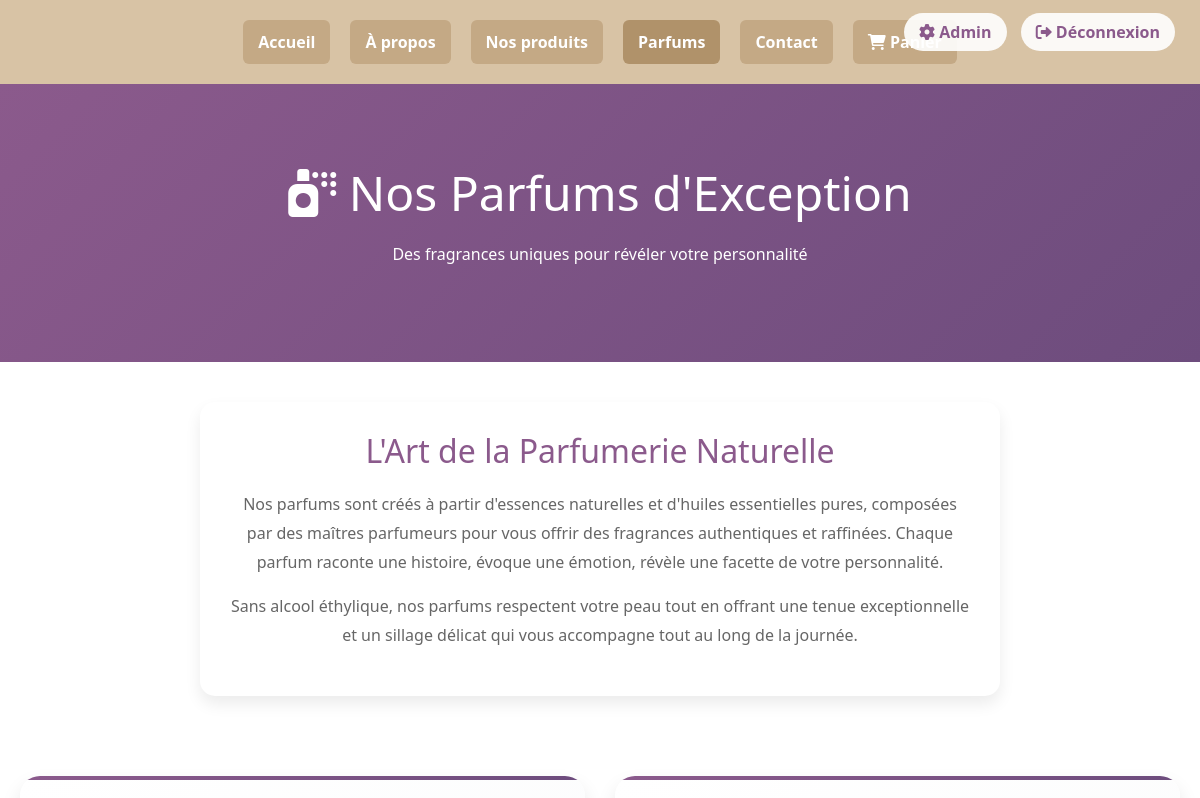
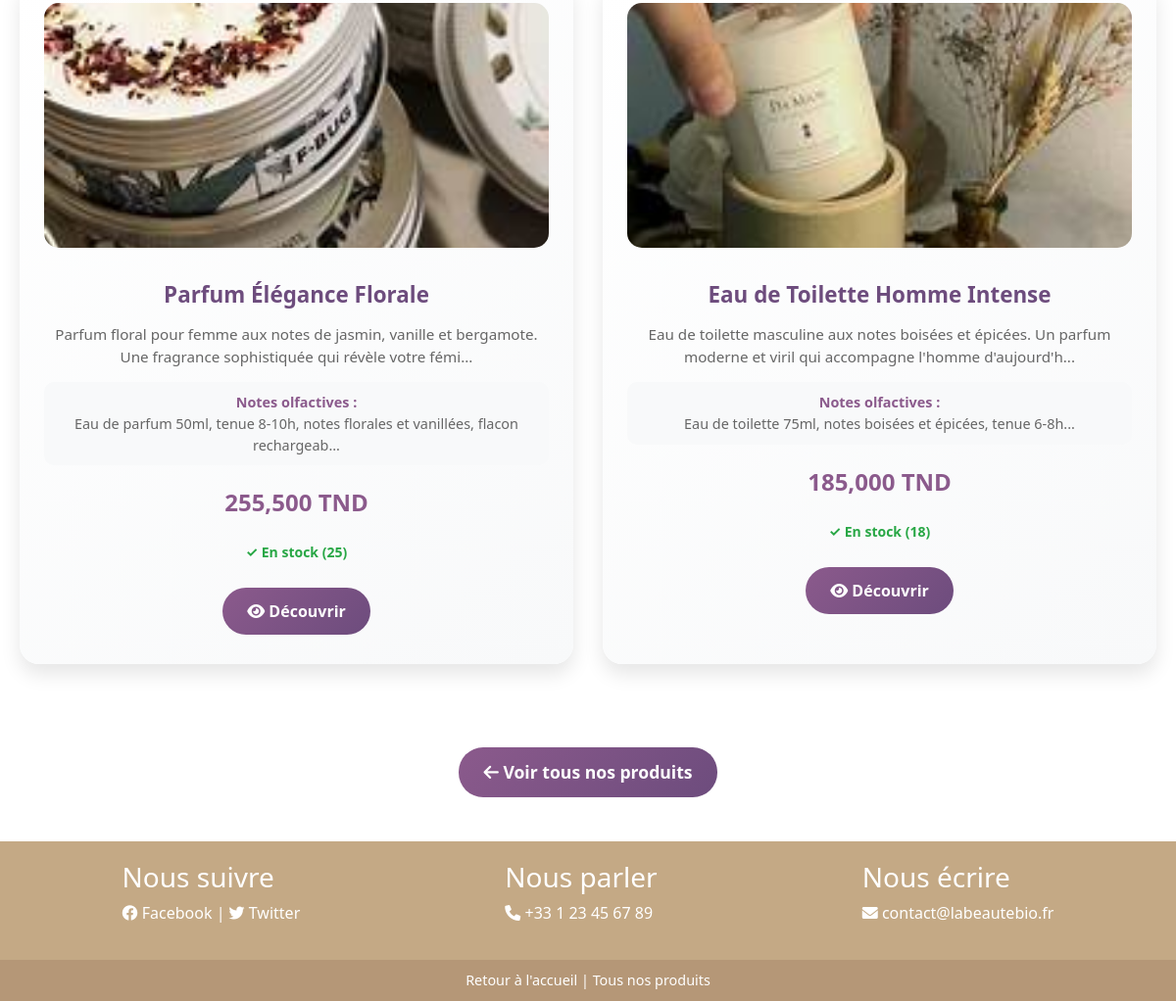
The page /parfums.php (signed in) on the database its author committed (2 pictures, top to bottom).
### tables this page shows
CREATE TABLE products (
    id INT AUTO_INCREMENT PRIMARY KEY,
    name VARCHAR(200) NOT NULL,
    slug VARCHAR(200) UNIQUE NOT NULL,
    description TEXT,
    short_description VARCHAR(500),
    price DECIMAL(10,2) NOT NULL,
    sale_price DECIMAL(10,2) NULL,
    category_id INT,
    image VARCHAR(255),
    gallery TEXT,  
    stock_quantity INT DEFAULT 0,
    min_stock_level INT DEFAULT 5,
    characteristics TEXT,
    ingredients TEXT,
    usage_instructions TEXT,
    weight DECIMAL(8,2),  
    dimensions VARCHAR(50),  
    sku VARCHAR(50) UNIQUE,
    barcode VARCHAR(50),
    is_active BOOLEAN DEFAULT TRUE,
    is_featured BOOLEAN DEFAULT FALSE,
    meta_title VARCHAR(200),
    meta_description VARCHAR(500),
    created_at TIMESTAMP DEFAULT CURRENT_TIMESTAMP,
    updated_at TIMESTAMP DEFAULT CURRENT_TIMESTAMP ON UPDATE CURRENT_TIMESTAMP,

    FOREIGN KEY (category_id) REFERENCES categories(id) ON DELETE SET NULL,
    INDEX idx_slug (slug),
    INDEX idx_category (category_id),
    INDEX idx_price (price),
    INDEX idx_stock (stock_quantity),
    INDEX idx_active (is_active),
    INDEX idx_featured (is_featured),
    INDEX idx_sku (sku),
    INDEX idx_created_at (created_at)
);

### config/session.php (called while the page is built, shortened)
<?php
function isLoggedIn() {
    return isset($_SESSION['user_id']) && !empty($_SESSION['user_id']);
}
function isAdmin() {
    return isLoggedIn() && isset($_SESSION['role']) && $_SESSION['role'] === 'admin';
}
?>

### includes/functions.php (called while the page is built, shortened)
<?php
function formatPrice($price) {
    return number_format($price, 3, ',', ' ') . ' TND';
}
?>

### parfums.php (the view, shortened to what this page needs)
<?php
require_once 'config/database.php';
require_once 'config/session.php';
require_once 'includes/functions.php';
$stmt = $pdo->prepare("SELECT id FROM categories WHERE name = 'Parfums' LIMIT 1");
$stmt->execute();
$parfums_category = $stmt->fetch();
$category_id = $parfums_category ? $parfums_category['id'] : 2;
$stmt = $pdo->prepare("SELECT p.*, c.name as category_name FROM products p
                      LEFT JOIN categories c ON p.category_id = c.id
                      WHERE p.category_id = ? AND p.is_active = 1
                      ORDER BY p.is_featured DESC, p.name");
$stmt->execute([$category_id]);
$parfums = $stmt->fetchAll();
?>
<!DOCTYPE html>
<html lang="fr">
<head>
    <link rel="stylesheet" href="assets/css/frontend.css">
    <link href="https://cdn.jsdelivr.net/npm/bootstrap@5.1.3/dist/css/bootstrap.min.css" rel="stylesheet">
    <link rel="stylesheet" href="https://cdnjs.cloudflare.com/ajax/libs/font-awesome/6.0.0/css/all.min.css">
</head>
<body>
<div class="user-menu">
    <?php if (isLoggedIn()): ?>
        <?php if (isAdmin()): ?>
            <a href="admin/index.php"><i class="fas fa-cog"></i> Admin</a>
        <?php else: ?>
            <a href="client/profile.php"><i class="fas fa-user"></i> Mon Profil</a>
        <?php endif; ?>
        <a href="logout.php"><i class="fas fa-sign-out-alt"></i> Déconnexion</a>
    <?php else: ?>
        <a href="client/login.php"><i class="fas fa-sign-in-alt"></i> Connexion</a>
        <a href="client/register.php"><i class="fas fa-user-plus"></i> Inscription</a>
    <?php endif; ?>
</div>
<header>
    <nav>
        <a href="index.php">Accueil</a>
        <a href="a-propos.php">À propos</a>
        <a href="products.php">Nos produits</a>
        <a href="parfums.php" class="active">Parfums</a>
        <a href="contact.php">Contact</a>
        <a href="panier.php"><i class="fas fa-shopping-cart"></i> Panier</a>
    </nav>
</header>
<div class="category-header">
    <h1><i class="fas fa-spray-can"></i> Nos Parfums d'Exception</h1>
    <p>Des fragrances uniques pour révéler votre personnalité</p>
</div>
<div style="max-width: 800px; margin: 40px auto; padding: 30px; background: white; border-radius: 15px; box-shadow: 0 8px 16px rgba(0,0,0,0.08); text-align: center;">
    <h2 style="color: #8b5a8c; margin-bottom: 20px;">L'Art de la Parfumerie Naturelle</h2>
    <p style="color: #666; line-height: 1.8;">
        Nos parfums sont créés à partir d'essences naturelles et d'huiles essentielles pures,
        composées par des maîtres parfumeurs pour vous offrir des fragrances authentiques et raffinées.
        Chaque parfum raconte une histoire, évoque une émotion, révèle une facette de votre personnalité.
    </p>
    <p style="color: #666; line-height: 1.8;">
        Sans alcool éthylique, nos parfums respectent votre peau tout en offrant une tenue exceptionnelle
        et un sillage délicat qui vous accompagne tout au long de la journée.
    </p>
</div>
<?php if (empty($parfums)): ?>
    <div style="text-align: center; padding: 60px 20px;">
        <i class="fas fa-spray-can" style="font-size: 4rem; color: #ccc; margin-bottom: 20px;"></i>
        <h3 style="color: #8b5a8c;">Aucun parfum disponible</h3>
        <p style="color: #666;">Nos parfums seront bientôt disponibles. Revenez nous voir !</p>
        <a href="products.php" class="btn-parfum" style="font-size: 1.2em; padding: 15px 30px;">
            <i class="fas fa-shopping-bag"></i> Voir tous nos produits
        </a>
    </div>
<?php else: ?>
    <section class="parfums-container">
        <?php foreach ($parfums as $parfum): ?>
        <div class="parfum">
            <?php
            $image_path = '';
            if ($parfum['image'] && file_exists('assets/images/' . $parfum['image'])) {
                $image_path = 'assets/images/' . htmlspecialchars($parfum['image']);
            } else {
                $parfum_images = ['OIP (1).jpg', 'OIP (2).jpg', 'OIP (3).jpg', 'OIP (4).jpg', 'OIP (5).jpg', 'OIP (6).jpg'];
                $image_path = 'assets/images/' . $parfum_images[($parfum['id'] - 1) % count($parfum_images)];
            }
            ?>
            <img src="<?php echo $image_path; ?>"
                 alt="<?php echo htmlspecialchars($parfum['name']); ?>"
                 onerror="this.src='assets/images/OIP (1).jpg'" />
            <h3><?php echo htmlspecialchars($parfum['name']); ?></h3>
            <p style="color: #666; font-size: 0.95em; margin: 15px 0;">
                <?php echo htmlspecialchars(substr($parfum['description'], 0, 120)) . '...'; ?>
            </p>
            <?php if ($parfum['characteristics']): ?>
                <div class="parfum-notes">
                    <strong style="color: #8b5a8c;">Notes olfactives :</strong><br>
                    <?php echo htmlspecialchars(substr($parfum['characteristics'], 0, 80)) . '...'; ?>
                </div>
            <?php endif; ?>
            <div class="price"><?php echo formatPrice($parfum['price']); ?></div>
            <?php if ($parfum['stock_quantity'] > 0): ?>
                <small style="color: #28a745; font-weight: bold;">✓ En stock (<?php echo $parfum['stock_quantity']; ?>)</small>
            <?php else: ?>
                <small style="color: #dc3545; font-weight: bold;">✗ Rupture de stock</small>
            <?php endif; ?>
            <div style="margin-top: 20px;">
                <a href="product_detail.php?id=<?php echo $parfum['id']; ?>" class="btn-parfum">
                    <i class="fas fa-eye"></i> Découvrir
                </a>
            </div>
        </div>
        <?php endforeach; ?>
    </section>
    <div style="text-align: center; margin: 40px 0;">
        <a href="products.php" class="btn-parfum" style="font-size: 1.1em; padding: 12px 25px;">
            <i class="fas fa-arrow-left"></i> Voir tous nos produits
        </a>
    </div>
<?php endif; ?>
<footer class="footer">
    <div>
        <h3>Nous suivre</h3>
        <p>
            <a href="#" style="color: white; text-decoration: none;"><i class="fab fa-facebook"></i> Facebook</a> |
            <a href="#" style="color: white; text-decoration: none;"><i class="fab fa-twitter"></i> Twitter</a>
        </p>
    </div>
    <div>
        <h3>Nous parler</h3>
        <p><i class="fas fa-phone"></i> +33 1 23 45 67 89</p>
    </div>
    <div>
        <h3>Nous écrire</h3>
        <p><a href="mailto:contact@labeautebio.fr" style="color: white;"><i class="fas fa-envelope"></i> contact@labeautebio.fr</a></p>
    </div>
</footer>
<div class="bottom-bar">
    <a href="index.php" style="color: white; text-decoration: none;">Retour à l'accueil</a> |
    <a href="products.php" style="color: white; text-decoration: none;">Tous nos produits</a>
</div>
</body>
</html>

### assets/css/frontend.css (style rules this page uses)
body { margin: 0; font-family: 'Segoe UI', sans-serif; background-color: #fdf8f1; color: #333; }
html { scroll-behavior: smooth; }
header { background-color: #d8c3a5; padding: 20px 10px; text-align: center; }
nav { display: flex; flex-wrap: wrap; justify-content: center; gap: 20px; background-color: transparent; }
nav a { text-decoration: none; color: white; font-weight: bold; padding: 10px 15px; border-radius: 6px; transition: background-color 0.3s; background-color: #c4a985; }
nav a:hover, nav a.active { background-color: #b0926a; }
.footer { background-color: #c4a985; color: white; display: flex; justify-content: space-around; padding: 20px; flex-wrap: wrap; }
.footer a, .footer p { color: white; text-decoration: none; }
.bottom-bar { text-align: center; font-size: 0.9em; background: #b59777; padding: 10px; color: white; }

### parfums.php (style rules this page uses)
.category-header { background: linear-gradient(135deg, #8b5a8c, #6d4c7d); color: white; padding: 80px 0; text-align: center; }
.category-header h1 { font-size: 3rem; margin-bottom: 20px; }
.parfums-container { display: grid; grid-template-columns: repeat(auto-fit, minmax(300px, 1fr)); gap: 30px; max-width: 1200px; margin: 0 auto; padding: 40px 20px; }
.parfum { background: linear-gradient(145deg, #ffffff, #f8f9fa); border-radius: 20px; box-shadow: 0 10px 20px rgba(0,0,0,0.1); padding: 25px; transition: transform 0.3s, box-shadow 0.3s; text-align: center; position: relative; overflow: hidden; }
.parfum::before { content: ''; position: absolute; top: 0; left: 0; right: 0; height: 4px; background: linear-gradient(90deg, #8b5a8c, #6d4c7d); }
.parfum img { width: 100%; height: 250px; object-fit: cover; border-radius: 15px; margin-bottom: 20px; }
.parfum h3 { color: #6d4c7d; margin: 15px 0; font-size: 1.4em; font-weight: 600; }
.parfum-notes { background: #f8f9fa; padding: 10px; border-radius: 10px; margin: 15px 0; font-size: 0.9em; color: #666; }
.price { font-size: 1.5em; font-weight: bold; color: #8b5a8c; margin: 20px 0; }
.btn-parfum { background: linear-gradient(135deg, #8b5a8c, #6d4c7d); color: white; border: none; padding: 12px 25px; font-weight: bold; border-radius: 25px; cursor: pointer; transition: all 0.3s; text-decoration: none; display: inline-block; margin: 5px; }
.user-menu { position: absolute; top: 20px; right: 20px; z-index: 1000; }
.user-menu a { background-color: rgba(255,255,255,0.9); color: #8b5a8c; padding: 8px 15px; border-radius: 20px; text-decoration: none; margin: 0 5px; font-weight: bold; transition: all 0.3s; }

### rows shown on the page
products: shows a picture, name "Parfum Élégance Florale", description "Parfum floral pour femme aux notes de jasmin, vanille et bergamote. Une fragrance sophistiquée qui révèle votre fémi", characteristics "Eau de parfum 50ml, tenue 8-10h, notes florales et vanillées, flacon rechargeab", price "255,500 TND", stock_quantity "25"
products: shows a picture, name "Eau de Toilette Homme Intense", description "Eau de toilette masculine aux notes boisées et épicées. Un parfum moderne et viril qui accompagne l'homme d'aujourd'h", characteristics "Eau de toilette 75ml, notes boisées et épicées, tenue 6-8h", price "185,000 TND", stock_quantity "18"
